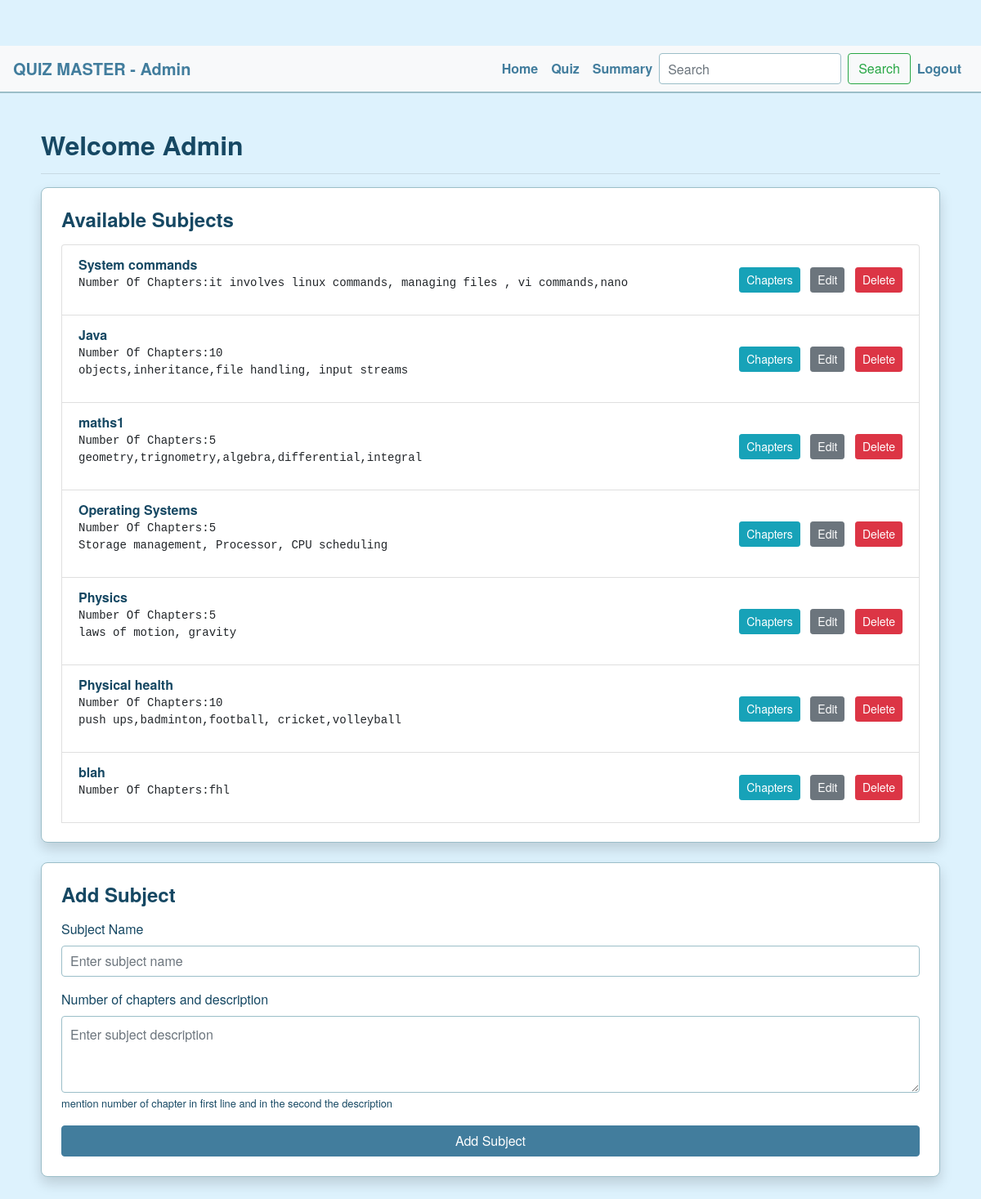
Page /admin/dashboard (signed in) on the earlier database version.
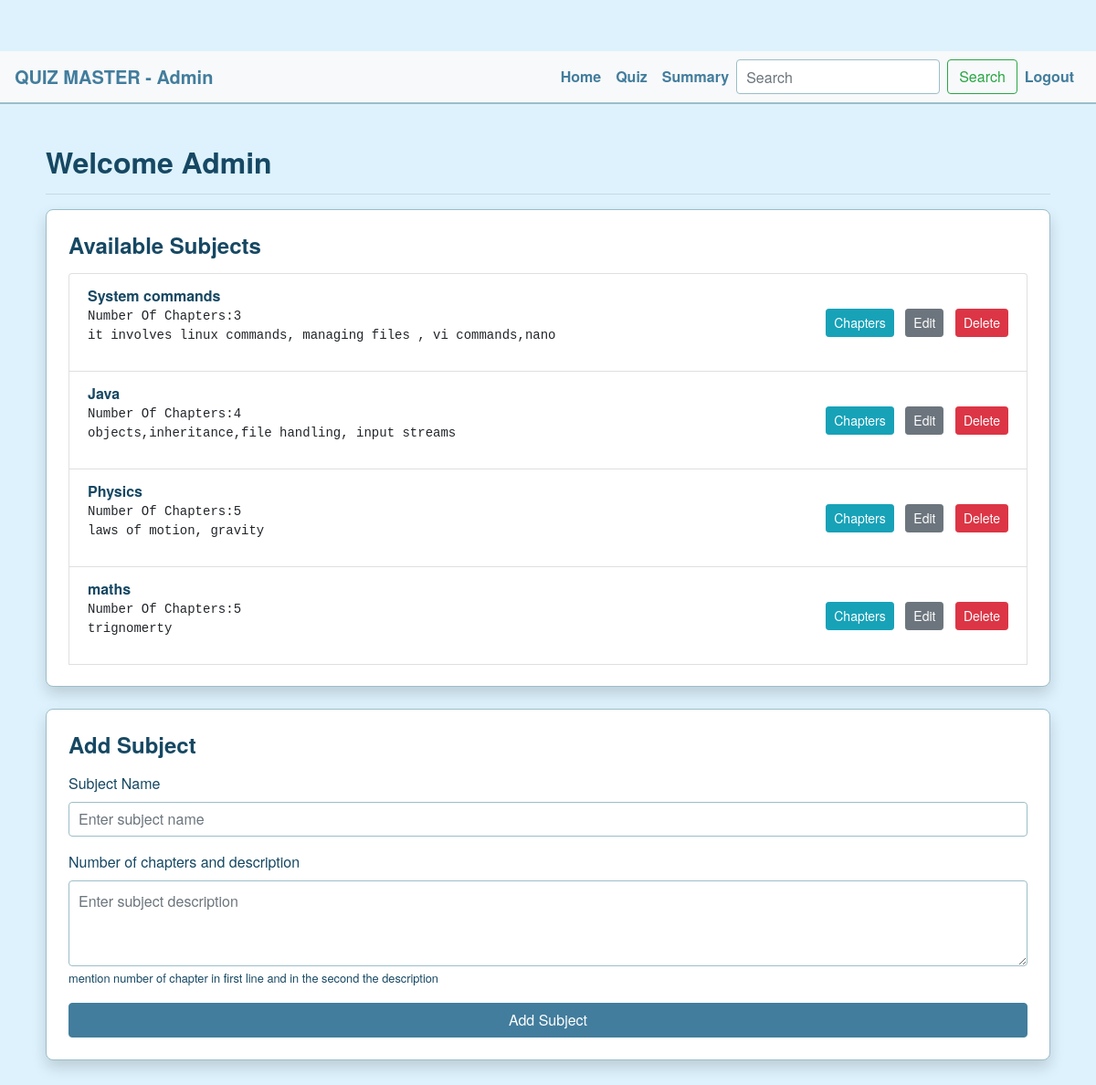
Same page on the later database version.
### controllers/models.py (models this page shows, shortened)
class Subject(db.Model):
    __tablename__ = 'subjects'
    id = db.Column(db.Integer, primary_key=True)
    name = db.Column(db.String(100), unique=True, nullable=False)
    description = db.Column(db.Text)
    chapters = db.relationship('Chapter', backref='subject', lazy=True)#related data is loaded when accessed by chapter

### controllers/admin_routes.py (the view)
    @app.route('/admin/dashboard')
    def admin_dashboard():
        if 'user_id' not in session or session.get('role') != 'Admin':
            flash("Access denied.", "danger")
            return redirect(url_for('login'))
        sub = Subject.query.all()  # Grab all subjects
        return render_template('admin_dashboard.html', subjects=sub)

### templates/admin_dashboard.html (shortened to what this page needs)
{% extends 'base.html' %}
{% block content %}
<nav class="navbar navbar-expand-lg navbar-light bg-light">
  <a class="navbar-brand" href="#">QUIZ MASTER - Admin</a>
  <div class="collapse navbar-collapse" id="navbarNav">
    <ul class="navbar-nav ml-auto">
      <li class="nav-item">
        <a class="nav-link" href="{{ url_for('admin_dashboard') }}">Home</a>
      </li>
      <li class="nav-item">
        <a class="nav-link" href="{{ url_for('admin_quiz_overview') }}">Quiz</a>
      </li>
      <li class="nav-item">
        <a class="nav-link" href="{{ url_for('admin_summary') }}">Summary</a>
      </li>
      <form class="form-inline my-2 my-lg-0" method="GET" action="{{ url_for('admin_search') }}">
        <input class="form-control mr-sm-2" type="search" name="q" placeholder="Search" aria-label="Search">
        <button class="btn btn-outline-success my-2 my-sm-0" type="submit">Search</button>
      </form>
      <li class="nav-item">
        <a class="nav-link" href="{{ url_for('logout') }}">Logout</a>
      </li>
    </ul>
  </div>
</nav>
<div class="container mt-4">
  <h2>Welcome Admin</h2>
  <hr>
  <div class="mb-4">
    <div class="card shadow p-4">
      <h4 class="mb-3">Available Subjects</h4>
      <ul class="list-group">
        {% for subject in subjects %}
        <li class="list-group-item d-flex justify-content-between align-items-center">
          <div>
            <strong>{{ subject.name }}</strong>
            <br>
            <pre>Number Of Chapters:{{ subject.description or '' }}</pre>
          </div>
          <div>
            <a href="{{ url_for('admin_chapters', subject_id=subject.id) }}"
               class="btn btn-sm btn-info mr-2">Chapters</a>
            <a href="#edit-{{ subject.id }}" class="btn btn-sm btn-secondary mr-2">Edit</a>
            <form method="POST" action="{{ url_for('delete_subject', subject_id=subject.id) }}" style="display:inline;">
              <button type="submit" class="btn btn-sm btn-danger">Delete</button>
            </form>
          </div>
        </li>
        {% endfor %}
      </ul>
    </div>
  </div>
  <div class="mb-4">
    <div class="card shadow p-4">
      <h4 class="mb-3">Add Subject</h4>
      <form method="POST" action="{{ url_for('add_subject') }}">
        <div class="form-group">
          <label for="subjectName">Subject Name</label>
          <input type="text" name="name" id="subjectName" class="form-control" placeholder="Enter subject name" required>
        </div>
        <div class="form-group">
          <label for="subjectDesc">Number of chapters and description</label>
          <textarea name="desc" id="subjectDesc" class="form-control" rows="3"
                    placeholder="Enter subject description"></textarea>
          <small>mention number of chapter in first line and in the second the description</small>
        </div>
        <button type="submit" class="btn btn-success btn-block">Add Subject</button>
      </form>
    </div>
  </div>
</div>
{% endblock %}

Differences in the rows shown:
removed Subject: name "maths1", description "5 geometry,trignometry,algebra,differential,integral"
removed Subject: name "Operating Systems", description "5 Storage management, Processor, CPU scheduling"
removed Subject: name "Physical health", description "10 push ups,badminton,football, cricket,volleyball"
removed Subject: name "blah", description "fhl"
changed Subject "System commands": description "it involves linux commands, managing files , vi commands,nano" → "3 it involves linux commands, managing files , vi commands,nano"
changed Subject "Java": description "10 objects,inheritance,file handling, input streams" → "4 objects,inheritance,file handling, input streams"
added Subject: name "maths", description "5 trignomerty"
